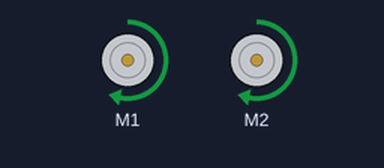
Recording of a sketch running on a simulated Arduino Uno, built with avr-gcc and run on an emulated ATmega328P. Parts: 2 × DC motor (green arrow = forward, orange = backward, longer = faster). What the sketch prints to the serial monitor is not drawn.

Above: at 1.5 s.
At 3.5 s:
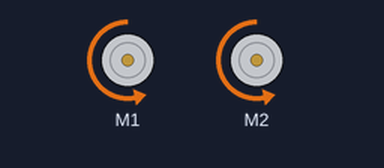
At 5.0 s:
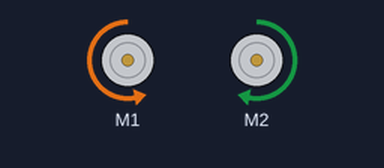
Timing chart, 0 to 7.8 s (numbered marks = the images above):
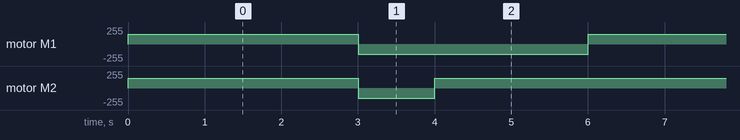

The sketch:

5_1_DCMotorFunction.ino
```cpp
#include <Wire.h>
#include <Adafruit_MotorShield.h>

Adafruit_MotorShield AFMS = Adafruit_MotorShield();

Adafruit_DCMotor *motorRight = AFMS.getMotor(1);
Adafruit_DCMotor *motorLeft = AFMS.getMotor(2);

void setup() {
  Serial.begin(9600);
  Serial.println("Adafruit Motorshield v2 - DC Motor test!");

  AFMS.begin();
  }

void loop() {
  motor(150,150,3000);
  motor(-150,-150,1000);
  motor(-150,150,2000);

}

void motor(int rightPower,int leftPower,int delayTime){
  if(rightPower>0 && leftPower>0){
    motorRight  -> run(FORWARD);
    motorLeft   -> run(FORWARD);
    motorRight  -> setSpeed(rightPower);
    motorLeft   -> setSpeed(leftPower);
  }
  else if(rightPower>0 && leftPower<0){
    motorRight  -> run(FORWARD);
    motorLeft   -> run(BACKWARD);
    motorRight  -> setSpeed(rightPower);
    motorLeft   -> setSpeed(-leftPower);
  }
  else if(rightPower<0 && leftPower>0){
    motorRight  -> run(BACKWARD);
    motorLeft   -> run(FORWARD);
    motorRight  -> setSpeed(-rightPower);
    motorLeft   -> setSpeed(leftPower);
  }
  else{
    motorRight  -> run(BACKWARD);
    motorLeft   -> run(BACKWARD);
    motorRight  -> setSpeed(-rightPower);
    motorLeft   -> setSpeed(-leftPower);
  }

  delay(delayTime);

  motorRight ->run(RELEASE);
  motorLeft  ->run(RELEASE);

}
```

Measured:
- by itself, motor M1: alternates forward 150/255 for 3.0 s and backward 150/255 for 3.0 s
- by itself, motor M2: repeats every 6.0 s: backward 150/255 1.0 s, forward 150/255 5.0 s
